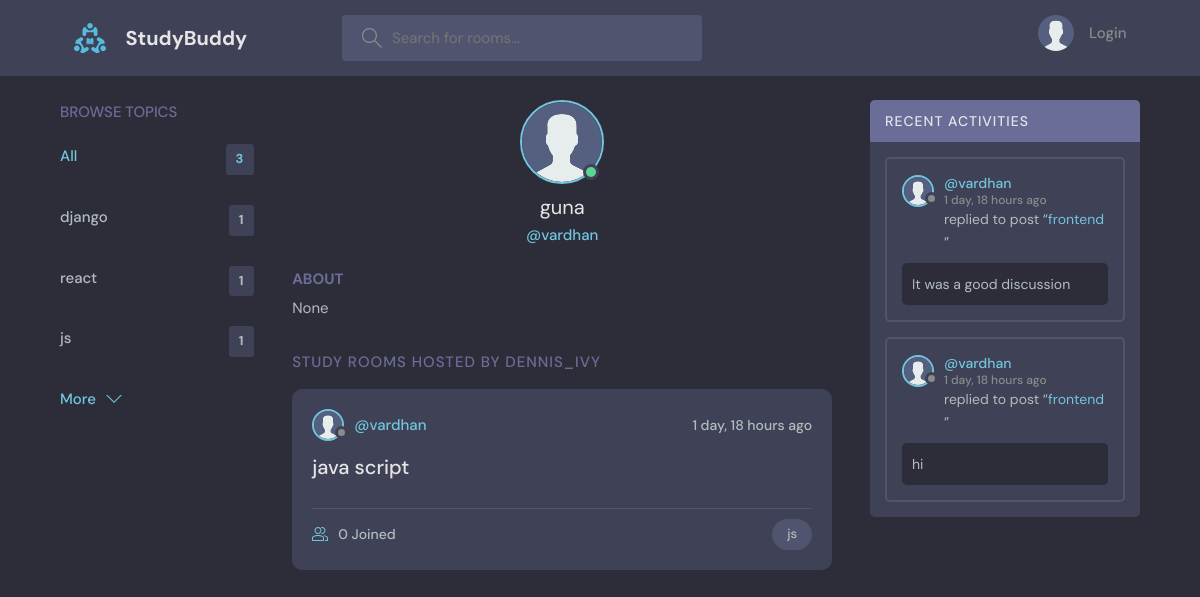
Before: /profile/3/ with the older database file.
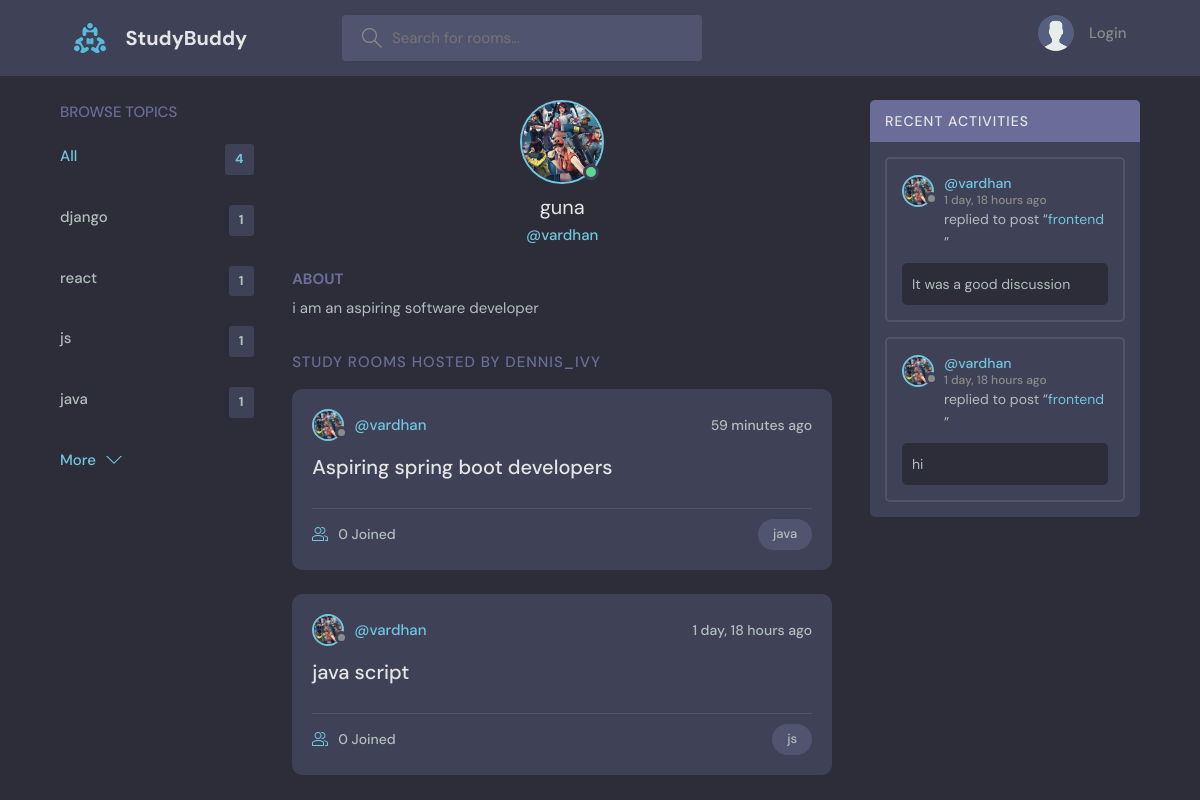
After: the same page with the newer database file.
### base/models.py (models this page shows, shortened)
class Topic(models.Model):
    name = models.CharField(max_length=200)

class User(AbstractUser):
    name = models.CharField(max_length=200, null=True)
    email = models.EmailField(unique=True, null=True)
    bio = models.TextField(null=True)
    avatar = models.ImageField(null=True, default="avatar.svg")
    USERNAME_FIELD = 'email'
    REQUIRED_FIELDS = ['username']

class Room(models.Model):
    host = models.ForeignKey(User, on_delete=models.SET_NULL, null=True)
    topic = models.ForeignKey(Topic, on_delete=models.SET_NULL, null=True)
    name = models.CharField(max_length=200)
    description = models.TextField(null=True, blank=True)
    participants = models.ManyToManyField(
        User, related_name='participants', blank=True)
    updated = models.DateTimeField(auto_now=True)
    created = models.DateTimeField(auto_now_add=True)
    class Meta:
        ordering = ['-updated', '-created']
    def __str__(self):
        return self.name

class Message(models.Model):
    user = models.ForeignKey(User, on_delete=models.CASCADE)
    room = models.ForeignKey(Room, on_delete=models.CASCADE)
    body = models.TextField()
    updated = models.DateTimeField(auto_now=True)
    created = models.DateTimeField(auto_now_add=True)
    class Meta:
        ordering = ['-updated', '-created']

### base/views.py (the view)
# urls.py: path('profile/<str:pk>/', views.userProfile, name="user-profile"),
def userProfile(request, pk):
    user = User.objects.get(id=pk)
    rooms = user.room_set.all()
    room_messages = user.message_set.all()
    topics = Topic.objects.all()
    context = {'user': user, 'rooms': rooms,
               'room_messages': room_messages, 'topics': topics}
    return render(request, 'base/profile.html', context)

### base/templates/base/profile.html (shortened to what this page needs)
{% extends 'main.html' %}
{% block content %}
<main class="profile-page layout layout--3">
  <div class="container">
    {% include 'base/topics_component.html' %}
    <div class="roomList">
      <div class="profile">
        <div class="profile__avatar">
          <div class="avatar avatar--large active">
            <img src="{{user.avatar.url}}" />
          </div>
        </div>
        <div class="profile__info">
          <h3>{{user.name}}</h3>
          <p>@{{user.username}}</p>
        </div>
        <div class="profile__about">
          <h3>About</h3>
          <p>
            {{user.bio}}
          </p>
        </div>
      </div>
      <div class="roomList__header">
        <div>
          <h2>Study Rooms Hosted by dennis_ivy</a>
          </h2>
        </div>
      </div>
      {% include 'base/feed_component.html' %}
    </div>
    {% include 'base/activity_component.html' %}
  </div>
</main>
{% endblock content %}

### templates/main.html (shortened to what this page needs)
<!DOCTYPE html>
{% load static %}
<html lang="en">
  <head>
    <link rel="stylesheet" href="{% static 'styles/style.css' %}" />
  </head>
  <body>
    {% include 'navbar.html' %}  {% block content %} {%endblock%}
  </body>
</html>

### templates/navbar.html (shortened to what this page needs)
{% load static %}
<header class="header header--loggedIn">
    <div class="container">
      <a href="/" class="header__logo">
        <img src="{%static 'images/assets/logo.svg'%}" />
        <h1>StudyBuddy</h1>
      </a>
      <form class="header__search" method='GET' action="{%url 'home' %}">
        <label>
          <input name="q" placeholder="Search for rooms..." />
        </label>
      </form>
      <nav class="header__menu">
        {% if request.user.is_authenticated%}
        <div class="header__user">
          <a href="{%url 'user-profile' request.user.id %}">
            <div class="avatar avatar--medium active">
              <img src="https://randomuser.me/api/portraits/men/37.jpg" />
            </div>
            <p>{{request.user.username}}<span>@{{request.user.username}}</span></p>
          </a>
          <button class="dropdown-button">
            <svg
              version="1.1"
              xmlns="http://www.w3.org/2000/svg"
              width="32"
              height="32"
              viewBox="0 0 32 32"
            >
              <title>chevron-down</title>
              <path d="M16 21l-13-13h-3l16 16 16-16h-3l-13 13z"></path>
            </svg>
          </button>
        </div>
        {% else %}
          <a href="{%url 'login' %}">
          <img src="{%static 'images/assets/avatar.svg' %}" />
          <p>Login</p>
        </a>
        {%endif%}
      </nav>
    </div>
  </header>

### base/templates/base/topics_component.html
<div class="topics">
    <div class="topics__header">
        <h2>Browse Topics</h2>
    </div>
    <ul class="topics__list">
        <li>
            <a href="{% url 'home' %}" class="active">All <span>{{topics.count}}</span></a>
        </li>
        {% for topic in topics %}
        <li>
            <a href="{% url 'home' %}?q={{topic.name}}">{{topic.name}}<span>{{topic.room_set.all.count}}</span></a>
        </li>
        {% endfor %}
    </ul>
    <a class="btn btn--link" href="{% url 'topics' %}">
        More
        <svg version="1.1" xmlns="http://www.w3.org/2000/svg" width="32" height="32" viewBox="0 0 32 32">
            <title>chevron-down</title>
            <path d="M16 21l-13-13h-3l16 16 16-16h-3l-13 13z"></path>
        </svg>
    </a>
</div>

### base/templates/base/feed_component.html (shortened to what this page needs)
{% for room in rooms %}
<div class="roomListRoom">
    <div class="roomListRoom__header">
        <a href="{% url 'user-profile' room.host.id %}" class="roomListRoom__author">
            <div class="avatar avatar--small">
                <img src="{{room.host.avatar.url}}" />
            </div>
            <span>@{{room.host.username}}</span>
        </a>
        <div class="roomListRoom__actions">
            <span>{{room.created|timesince}} ago</span>
        </div>
    </div>
    <div class="roomListRoom__content">
        <a href="{% url 'room' room.id %}">{{room.name}}</a>
    </div>
    <div class="roomListRoom__meta">
        <a href="{% url 'room' room.id %}" class="roomListRoom__joined">
            {{room.participants.all.count}} Joined
        </a>
        <p class="roomListRoom__topic">{{room.topic.name}}</p>
    </div>
</div>
{% endfor %}

### base/templates/base/activity_component.html (shortened to what this page needs)
<div class="activities">
    <div class="activities__header">
        <h2>Recent Activities</h2>
    </div>
    {% for message in room_messages %}
    <div class="activities__box">
        <div class="activities__boxHeader roomListRoom__header">
            <a href="{% url 'user-profile' message.user.id %}" class="roomListRoom__author">
                <div class="avatar avatar--small">
                    <img src="{{message.user.avatar.url}}" />
                </div>
                <p>
                    @{{message.user.username}}
                    <span>{{message.created|timesince}} ago</span>
                </p>
            </a>
        </div>
        <div class="activities__boxContent">
            <p>replied to post “<a href="{% url 'room' message.room.id %}">{{message.room}}</a>”</p>
            <div class="activities__boxRoomContent">{{message.body}}</div>
        </div>
    </div>
    {% endfor %}
</div>

Changed rows visible on the page:
added Topic: name "java", room_set.all.count "1"
changed User "guna": avatar: picture added in place of a placeholder; bio "None" → "i am an aspiring software developer"
added Room: host.avatar (picture), host.username "vardhan", created "59 minutes", name "Aspiring spring boot developers", participants.all.count "0", topic.name "java"
changed through a linked row, Room "java script": host.avatar: picture added in place of a placeholder
changed through a linked row, Message "It was a good discussion": user.avatar: picture added in place of a placeholder
changed through a linked row, Message "hi": user.avatar: picture added in place of a placeholder
Other visible differences:
{{ topics.count }}: "3" → "4"
